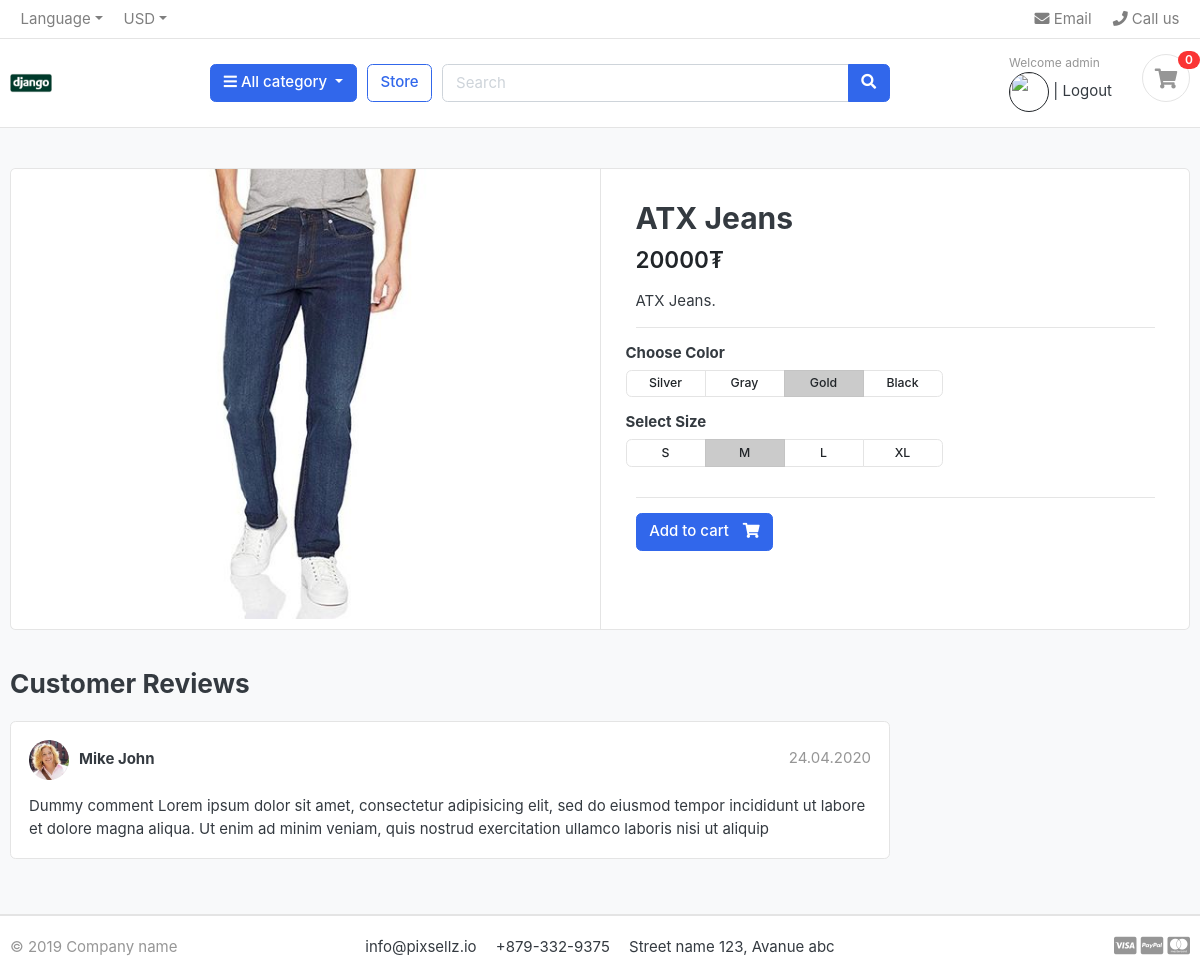
The app's page /jeans/atx-jeans (signed in) with its own data.
### ecommerceApp/models.py (models this page shows, shortened)
class Product(models.Model):
    product_name = models.CharField(max_length=200, unique=True)
    p_slug = models.SlugField(max_length=200, unique=True)
    description = models.TextField(max_length=500, blank=True)
    price = models.IntegerField()
    images = models.ImageField(upload_to='photos/products')
    stock = models.IntegerField()
    is_available = models.BooleanField(default=True)
    category = models.ForeignKey(Category, on_delete=models.CASCADE)
    created_date = models.DateTimeField(auto_now_add=True)
    modified_date = models.DateTimeField(auto_now=True)

### ecommerceApp/views.py (the view)
# urls.py: path('<slug:c_slug>/<slug:p_slug>', views.product_detail, name='product_detail'),
def product_detail(request,c_slug, p_slug):
    product = Product.objects.get(category__c_slug = c_slug, p_slug = p_slug)
    return render(request, 'store/product_detail.html', {'single_product': product})

### cartApp/views.py (called while the page is built)
def _cart_id(request):
    cart_id = request.session.session_key
    if not cart_id:
        cart_id = request.session.create()
    return cart_id

def cart_items(request):
    qt = 0
    try:
        cart = Cart.objects.get(cart_id = _cart_id(request))
    except Cart.DoesNotExist:
        cart = Cart.objects.create(cart_id = _cart_id(request))
    cart_items = CartItem.objects.filter(cart=cart, is_active=True)
    for cart_item in cart_items:
        qt += cart_item.quantity
    return {'badge_number' : qt}

### ecommerceApp/context_process.py (called while the page is built)
def categories(request):
    cat = Category.objects.all()
    resp = {'categories': cat}
    return resp

def login_checker(request):
    try:
        user_pic = Account.objects.get(user__id = request.user.id)
        user_pic = user_pic.profile_img
    except Exception as e:
        user_pic = ""
    return {"user_checker" : request.user.is_authenticated,
            "username" : request.user.username,
            "user_pic" : user_pic,
            }

### ecommerceApp/models.py (called while the page is built)
    def __str__ (self):
        return self.category_name

### templates/store/product_detail.html (shortened to what this page needs)
{% extends "../base/headerBase.html" %}
{% block content %}
    {% load static %}
    <section class="section-content padding-y bg">
        <div class="container">
            <div class="card">
                <div class="row no-gutters">
                    <aside class="col-md-6">
                        <article class="gallery-wrap">
                            <div class="img-big-wrap">
                                <a href="{% static '#' %}">
                                    <img src="{{ single_product.images.url }}">
                                </a>
                            </div>
                        </article>
                    </aside>
                    <main class="col-md-6 border-left">
                        <article class="content-body">
                            <h2 class="title">{{ single_product.product_name }}</h2>
                            <div class="mb-3">
                                <var class="price h4">{{ single_product.price }}₮</var>
                            </div>
                            <p>{{ single_product.description }}.</p>
                            <hr>
                            <div class="row">
                                <div class="item-option-select">
                                    <h6>Choose Color</h6>
                                    <div class="btn-group btn-group-sm btn-group-toggle" data-toggle="buttons">
                                        <label class="btn btn-light">
                                            Silver
                                        </label>
                                        <label class="btn btn-light">
                                            Gray
                                        </label>
                                        <label class="btn btn-light active">
                                            Gold
                                        </label>
                                        <label class="btn btn-light">
                                            Black
                                        </label>
                                    </div>
                                </div>
                            </div>
                            <div class="row">
                                <div class="item-option-select">
                                    <h6>Select Size</h6>
                                    <div class="btn-group btn-group-sm btn-group-toggle" data-toggle="buttons">
                                        <label class="btn btn-light">
                                            S
                                        </label>
                                        <label class="btn btn-light active">
                                            M
                                        </label>
                                        <label class="btn btn-light">
                                            L
                                        </label>
                                        <label class="btn btn-light">
                                            XL
                                        </label>
                                    </div>
                                </div>
                            </div>
                            <hr>
                            <a href="{% url 'add_cart' single_product.id %}"
                               class="btn  btn-primary"> <span class="text">Add to cart</span> <i class="fas fa-shopping-cart"></i>  </a>
                        </article>
                    </main>
                </div>
            </div>
            <br>
            <div class="row">
                <div class="col-md-9">
                    <header class="section-heading">
                        <h3>Customer Reviews</h3>
                    </header>
                    <article class="box mb-3">
                        <div class="icontext w-100">
                            <img src="{% static './images/avatars/avatar1.jpg' %}"
                                 class="img-xs icon rounded-circle">
                            <div class="text">
                                <span class="date text-muted float-md-right">24.04.2020</span>
                                <h6 class="mb-1">Mike John</h6>
                            </div>
                        </div>
                        <div class="mt-3">
                            <p>
                                Dummy comment Lorem ipsum dolor sit amet, consectetur adipisicing elit, sed do eiusmod
                                tempor incididunt ut labore et dolore magna aliqua. Ut enim ad minim veniam,
                                quis nostrud exercitation ullamco laboris nisi ut aliquip
                            </p>
                        </div>
                    </article>
                </div>
            </div>
        </div>
    </section>
{% endblock %}

### templates/base/headerBase.html (shortened to what this page needs)
{% load static %}
<!DOCTYPE HTML>
<html lang="en">
    <head>
        <link href="{% static 'css/bootstrap.css' %}"
              rel="stylesheet"
              type="text/css" />
        <link href="{% static 'fonts/fontawesome/css/all.min.css' %}"
              type="text/css"
              rel="stylesheet">
        <link href="{% static 'css/ui.css' %}" rel="stylesheet" type="text/css" />
        <link href="{% static 'css/responsive.css' %}"
              rel="stylesheet"
              media="only screen and (max-width: 1200px)" />
    </head>
    <body>
        <header class="section-header">
            <nav class="navbar p-md-0 navbar-expand-sm navbar-light border-bottom">
                <div class="container">
                    <div class="collapse navbar-collapse" id="navbarTop4">
                        <ul class="navbar-nav mr-auto">
                            <li class="nav-item dropdown">
                                <a href="{% static '#' %}"
                                   class="nav-link dropdown-toggle"
                                   data-toggle="dropdown">Language</a>
                            </li>
                            <li class="nav-item dropdown">
                                <a href="{% static '#' %}"
                                   class="nav-link dropdown-toggle"
                                   data-toggle="dropdown">USD</a>
                            </li>
                        </ul>
                        <ul class="navbar-nav">
                            <li>
                                <a href="#" class="nav-link"> <i class="fa fa-envelope"></i> Email </a>
                            </li>
                            <li>
                                <a href="#" class="nav-link"> <i class="fa fa-phone"></i> Call us </a>
                            </li>
                        </ul>
                    </div>
                </div>
            </nav>
            <section class="header-main border-bottom">
                <div class="container">
                    <div class="row align-items-center">
                        <div class="col-lg-2 col-md-3 col-6">
                            <a href="{% url 'index' %}" class="brand-wrap">
                                <img class="logo" src="{% static './images/logo.png' %}">
                            </a>
                        </div>
                        <div class="col-lg col-sm col-md col-6 flex-grow-0">
                            <div class="category-wrap dropdown d-inline-block float-right">
                                <button type="button"
                                        class="btn btn-primary dropdown-toggle"
                                        data-toggle="dropdown">
                                    <i class="fa fa-bars"></i> All category
                                </button>
                            </div>
                        </div>
                        <a href="{% url 'store' %}" class="btn btn-outline-primary">Store</a>
                        <div class="col-lg  col-md-6 col-sm-12 col">
                            <form class="search" method="GET">
                                <div class="input-group w-100">
                                    <input type="text"
                                           class="form-control"
                                           style="width:60%"
                                           placeholder="Search"
                                           name="search">
                                    <div class="input-group-append">
                                        <button class="btn btn-primary" type="submit">
                                            <i class="fa fa-search"></i>
                                        </button>
                                    </div>
                                </div>
                            </form>
                        </div>
                        <div class="col-lg-3 col-sm-6 col-8 order-2 order-lg-3">
                            <div class="d-flex justify-content-end mb-3 mb-lg-0">
                                {% if user_checker %}
                                <div class="widget-header">
                                    <small class="title text-muted">Welcome {{username}}</small>
                                    <div>
                                        <img src="{{user_pic.url}}" class="img-fluid rounded-circle border border-dark border-1" style="width: 40px; height: 40px;" />
                                        <span class="dark-transp">|</span>
                                        <a href="{% url 'logout' %}">Logout</a>
                                    </div>
                                </div>
                                {% endif %}
                                <a href="{% url 'cart' %}" class="widget-header pl-3 ml-3">
                                    <div class="icon icon-sm rounded-circle border">
                                        <i class="fa fa-shopping-cart"></i>
                                    </div>
                                    <span class="badge badge-pill badge-danger notify">{{ badge_number }}</span>
                                </a>
                            </div>
                        </div>
                    </div>
                </div>
            </section>
        </header>
        {% block content %}{% endblock %}
        <footer class="section-footer border-top">
            <div class="container">
                <section class="footer-bottom border-top row">
                    <div class="col-md-2">
                        <p class="text-muted">&copy 2019 Company name</p>
                    </div>
                    <div class="col-md-8 text-md-center">
                        <span class="px-2">info@pixsellz.io</span>
                        <span class="px-2">+879-332-9375</span>
                        <span class="px-2">Street name 123, Avanue abc</span>
                    </div>
                    <div class="col-md-2 text-md-right text-muted">
                        <i class="fab fa-lg fa-cc-visa"></i>
                        <i class="fab fa-lg fa-cc-paypal"></i>
                        <i class="fab fa-lg fa-cc-mastercard"></i>
                    </div>
                </section>
            </div>
        </footer>
    </body>
</html>

### static/css/ui.css (style rules this page uses)
html { font-family: "Inter", sans-serif; font-size: 15px; }
.content-body { flex: 1 1 auto; padding: 2rem 2.3rem; }
.icon-xs, .icon-sm, .icon-md, .icon-lg { display: inline-block; text-align: center; flex-shrink: 0; flex-grow: 0; }
.icon-sm { width: 48px; height: 48px; line-height: 48px !important; font-size: 20px; }
.img-xs, .img-sm, .img-md, .img-lg { -o-object-fit: cover; object-fit: cover; flex-shrink: 0; flex-grow: 0; }
.img-xs { width: 40px; height: 40px; }
.padding-y { padding-top: 40px; padding-bottom: 40px; }
var { font-style: normal; }
article:after, .form-group:after { display: block; clear: both; content: ""; }
.bg { background-color: #f8f9fa; }
.section-heading { margin-bottom: 20px; margin-top: 15px; }
p:last-child { margin-bottom: 0; }
.header-main { position: relative; padding-top: 1rem; padding-bottom: 1rem; }
.brand-wrap .logo, .navbar-brand .logo { margin-right: 7px; max-height: 42px; display: inline-block; }
.widget-header { display: inline-block; vertical-align: middle; position: relative; }
.widget-header a { color: #343a40; }
.widget-header i { color: #969696; }
.widget-header .title { display: block; }
.widget-header .notify { position: absolute; top: -3px; right: -10px; }
.footer-bottom { padding-top: 20px; padding-bottom: 20px; }
.btn-light { background-color: #fff; border-color: #e4e4e4; }
.btn .text + i { margin-left: 10px; }
.icontext { display: inline-flex; align-items: center; vertical-align: middle; }
.icontext .text { width: 100%; line-height: 1.2; }
.icontext .icon { position: relative; margin-right: 10px; flex-shrink: 0; flex-grow: 0; }
.notify { position: absolute; top: -4px; right: -10px; display: inline-block; padding: 0.25em 0.6em; font-size: 12px; line-height: 1; text-align: center; border-radius: 3rem; color: #fff; background-color: #fa3434; }
.price { font-weight: 600; color: #212529; }
.box { padding: 18px; background: #fff; border-radius: 0.37rem; border: 1px solid #e4e4e4; }
.box img { max-width: 100%; }
.gallery-wrap .img-big-wrap { margin-bottom: 10px; border-radius: 0.37rem; overflow: hidden; background-color: #fff; }
.gallery-wrap .img-big-wrap a { text-align: center; display: block; }
.gallery-wrap .img-big-wrap img { height: 450px; width: auto; display: inline-block; }
.item-option-select { margin-bottom: 1rem; display: inline-block; margin-right: 15px; }
.item-option-select .btn { min-width: 80px; }

### records on screen
Product: images (picture), product_name "ATX Jeans", price "20000", description "ATX Jeans"

### other values on screen
{{ username }} "admin"
{{ badge_number }} "0"
